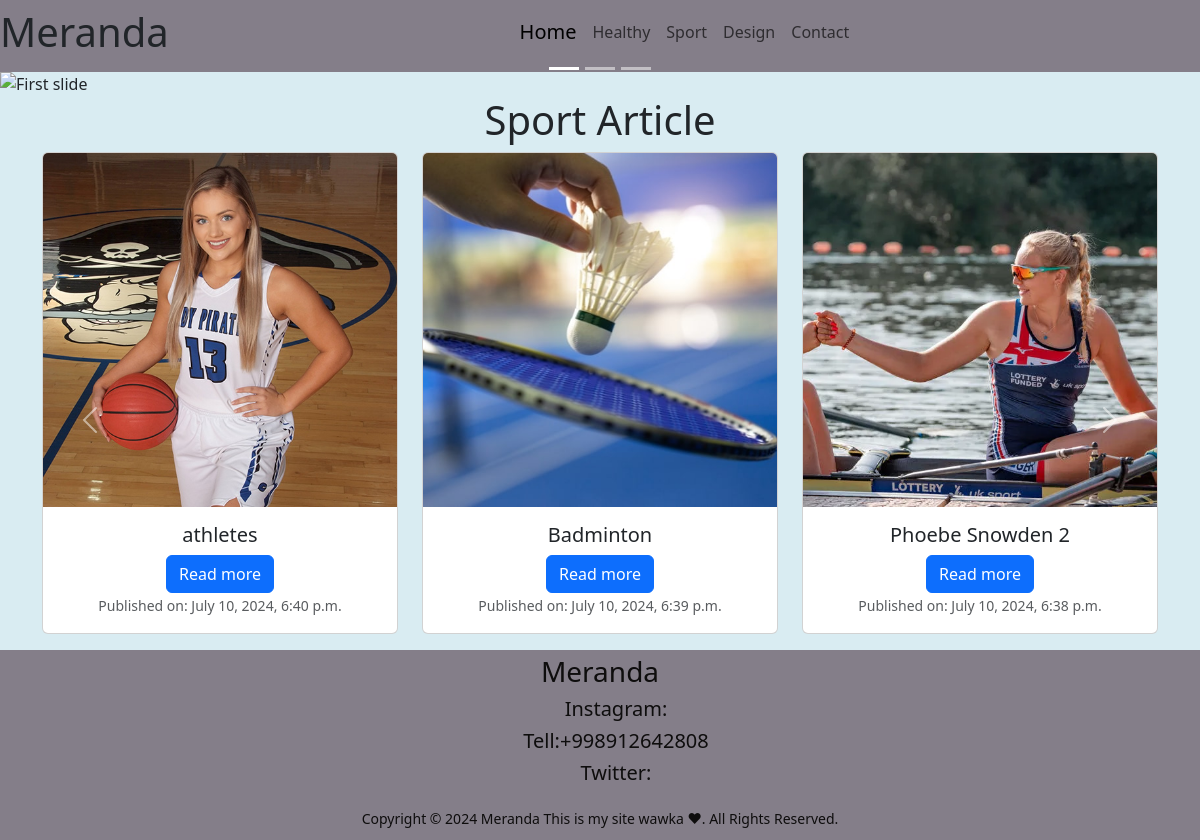
The page /sport/ on the database its author committed.
### meranda/models.py (models this page shows, shortened)
class Sport(models.Model):
    category = models.ForeignKey(Category, on_delete=models.CASCADE, related_name='sports', verbose_name='Category')
    title = models.CharField(max_length=100, verbose_name='Title')
    content = models.TextField(verbose_name='Content')
    created_at = models.DateTimeField(auto_now_add=True, verbose_name='Created At')
    img = models.ImageField(upload_to='sports/', verbose_name='Image')
    class Meta:
        ordering = ['-created_at']
        verbose_name_plural = 'Sports'

### meranda/views.py (the view)
# urls.py: path('sport/', views.SportListView.as_view(), name='sport-list'),
class SportListView(ListView):
    model = Sport
    template_name = 'meranda/sport_list.html'

### meranda/templates/meranda/sport_list.html (shortened to what this page needs)
{% extends "base.html" %}
{% block content %}
<div id="carouselExampleCaptions" class="carousel slide" data-bs-ride="carousel">
  <div class="carousel-indicators">
    <button type="button" data-bs-target="#carouselExampleCaptions" data-bs-slide-to="0" class="active" aria-current="true" aria-label="Slide 1"></button>
    <button type="button" data-bs-target="#carouselExampleCaptions" data-bs-slide-to="1" aria-label="Slide 2"></button>
    <button type="button" data-bs-target="#carouselExampleCaptions" data-bs-slide-to="2" aria-label="Slide 3"></button>
  </div>
  <div class="carousel-inner">
    <div class="carousel-item active">
      <img src="https://online.visual-paradigm.com/repository/images/f60edb7d-1e44-4cca-8985-3f257c11d42d/twitter-headers-design/sports-time-twitter-header.png" class="d-block w-100" alt="First slide">
      <div class="carousel-caption d-none d-md-block">
      </div>
    </div>
  </div>
</div>
  <button class="carousel-control-prev" type="button" data-bs-target="#carouselExampleCaptions" data-bs-slide="prev">
    <span class="carousel-control-prev-icon" aria-hidden="true"></span>
  </button>
  <button class="carousel-control-next" type="button" data-bs-target="#carouselExampleCaptions" data-bs-slide="next">
    <span class="carousel-control-next-icon" aria-hidden="true"></span>
  </button>
  <div class="container">
    <h1 style="text-align: center;">Sport Article</h1>
    <div class="row">
      {% for sport in object_list %}
      <div class="col-md-4 mb-3">
        <div class="card">
          <img src="{{ sport.img.url }}" class="card-img-top" alt="{{ sport.title }}">
          <div class="card-body" style="text-align: center;">
            <h5 class="card-title">{{ sport.title }}</h5>
            <a href="{% url 'sport-detail' sport.pk %}" class="btn btn-primary">Read more</a>
            <p class="card-text"><small class="text-muted">Published on: {{ sport.created_at }}</small></p>
          </div>
        </div>
      </div>
      {% endfor %}
    </div>
  </div>
{% endblock %}

### rows shown on the page
Sport: img (picture), title "athletes", created_at "July 10, 2024, 6:40 p.m."
Sport: img (picture), title "Badminton", created_at "July 10, 2024, 6:39 p.m."
Sport: img (picture), title "Phoebe Snowden 2", created_at "July 10, 2024, 6:38 p.m."
